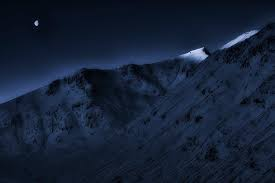
#> input picture image/dag.jpg, 275 x 183 px, found by its file name
$ python scripts.py
#> lines starting #> are read from the running program, lines starting #| are printed output that depends on the picture
import numpy as np
import cv2 as cv
from matplotlib import pyplot as plt
img = cv.imread('dag.jpg',0)
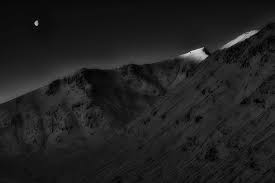
#> img: shape (183, 275); min 0, max 222, mean 31.4
hist,bins = np.histogram(img.flatten(),256,[0,256])
#> hist = 256 values, max 1748 at index 27, min 0 at index 101, mean 196.6; bins = 257 values from 0 to 256
cdf = hist.cumsum()
#> cdf = 256 values from 50 to 50325
cdf_normalized = cdf * float(hist.max()) / cdf.max()
#> cdf_normalized = 256 values from 1.74 to 1748
plt.plot(cdf_normalized, color = 'b')
plt.hist(img.flatten(),256,[0,256], color = 'r')
plt.xlim([0,256])
plt.legend(('cdf','histogram'), loc = 'upper left')
plt.show()
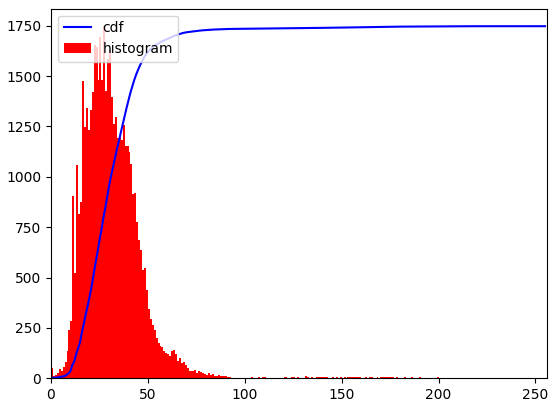
#> figure drawn by matplotlib, 1 panel; tallest bar 1748 high, from x = 27 to 28; curve peaks at x = 222, y = 1748

$ run again, with image/kahve.jpg copied over image/dag.jpg
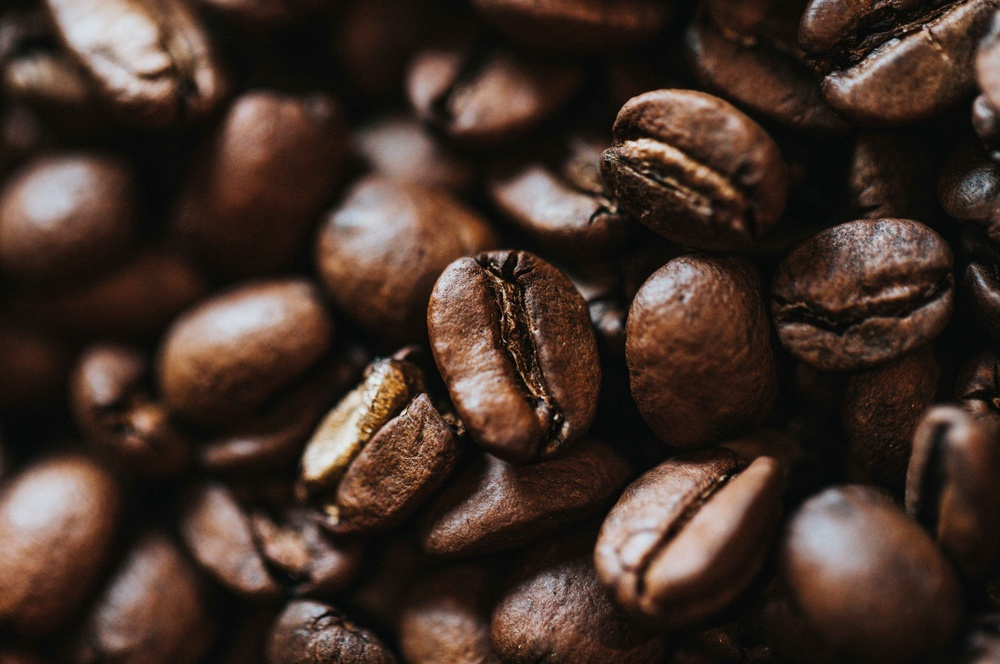
#> input picture image/kahve.jpg, 1000 x 664 px, shrunk from 2560 x 1700 before the run, found by its file name
#> `img = cv.imread('dag.jpg',0)`:
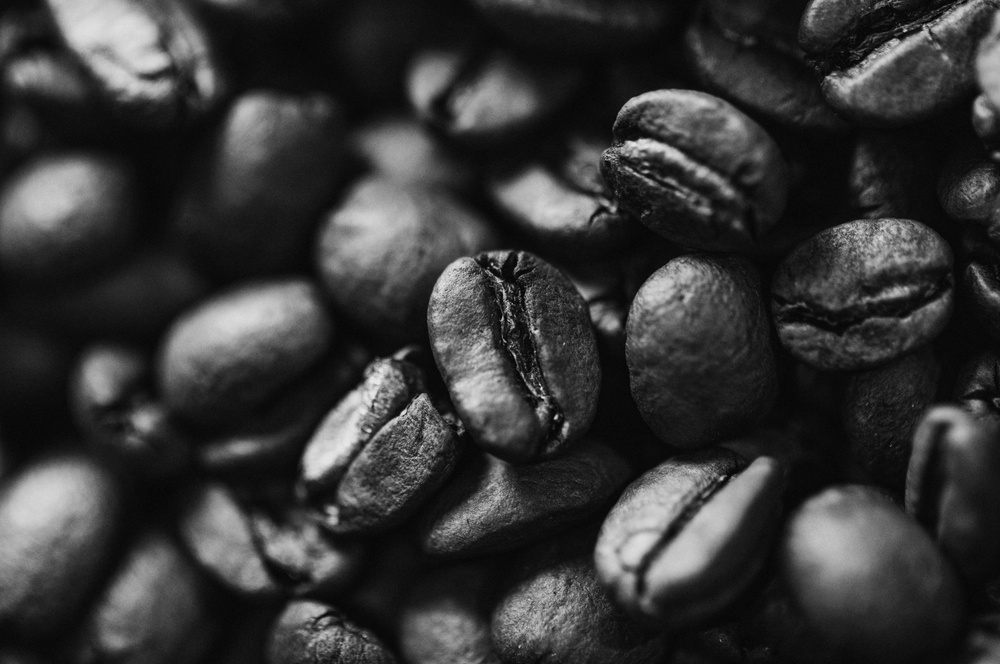
#> img: shape (664, 1000); min 0, max 234, mean 54.4
#> hist = 256 values, max 25585 at index 11, min 0 at index 233, mean 2593.8; bins = 257 values from 0 to 256
#> cdf = 256 values from 2 to 664000
#> cdf_normalized = 256 values from 0.0771 to 25585
#> `plt.show()`:
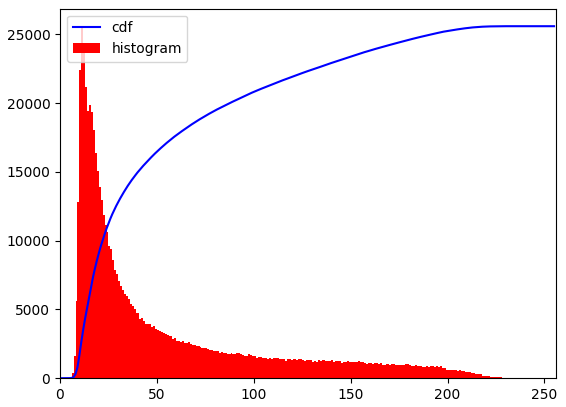
#> figure drawn by matplotlib, 1 panel; tallest bar 25585 high, from x = 11 to 12; curve peaks at x = 234, y = 25585

$ run again, with image/kedi_resmi.jpg copied over image/dag.jpg
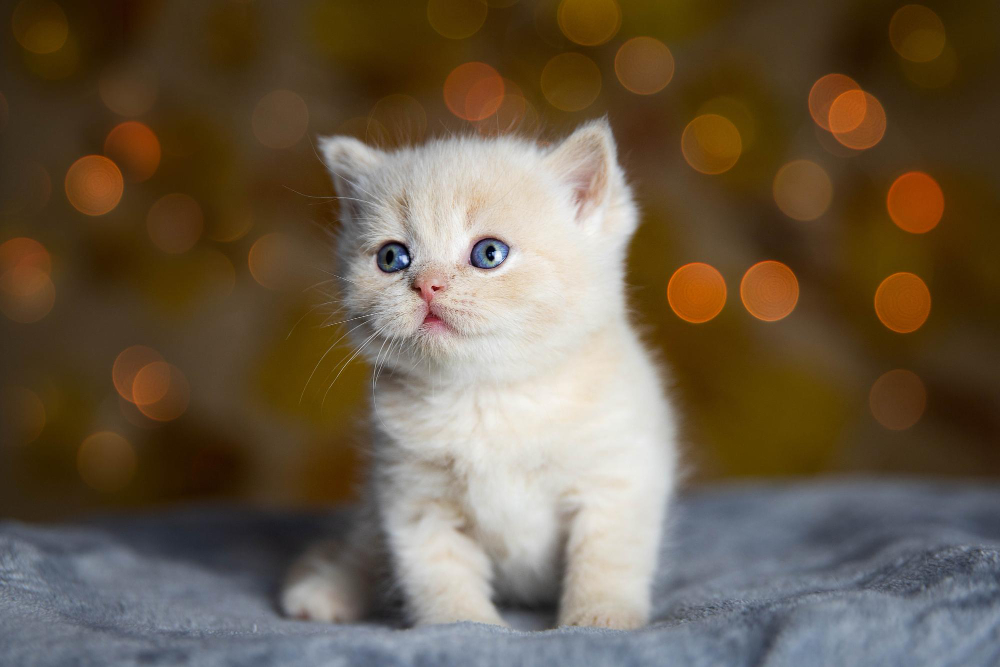
#> input picture image/kedi_resmi.jpg, 1000 x 667 px, found by its file name
#> `img = cv.imread('dag.jpg',0)`:
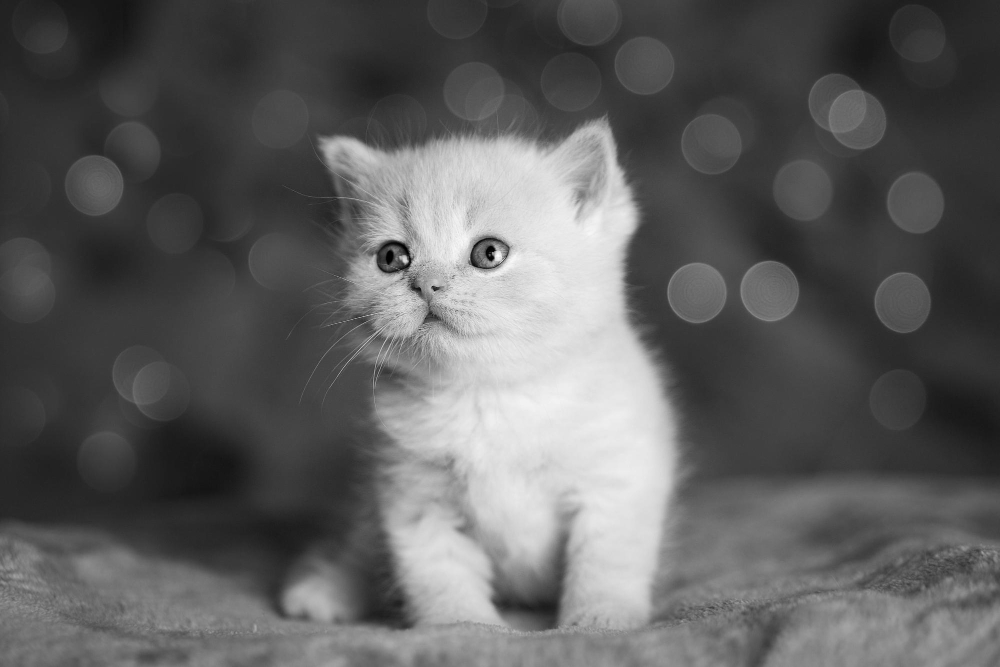
#> img: shape (667, 1000); min 0, max 252, mean 94.8
#> hist = 256 values, max 13388 at index 49, min 0 at index 250, mean 2605.5; bins = 257 values from 0 to 256
#> cdf = 256 values from 3 to 667000
#> cdf_normalized = 256 values from 0.0602 to 13388
#> `plt.show()`:
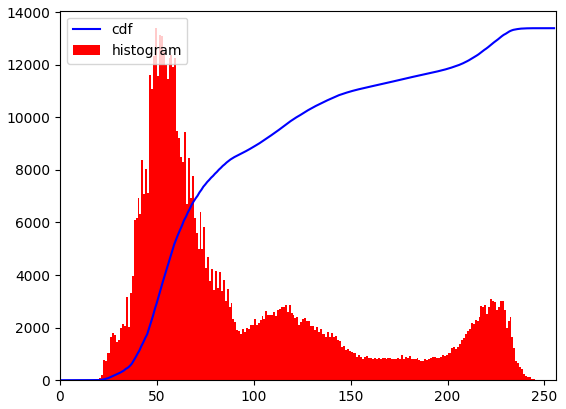
#> figure drawn by matplotlib, 1 panel; tallest bar 13388 high, from x = 49 to 50; curve peaks at x = 252, y = 13388
